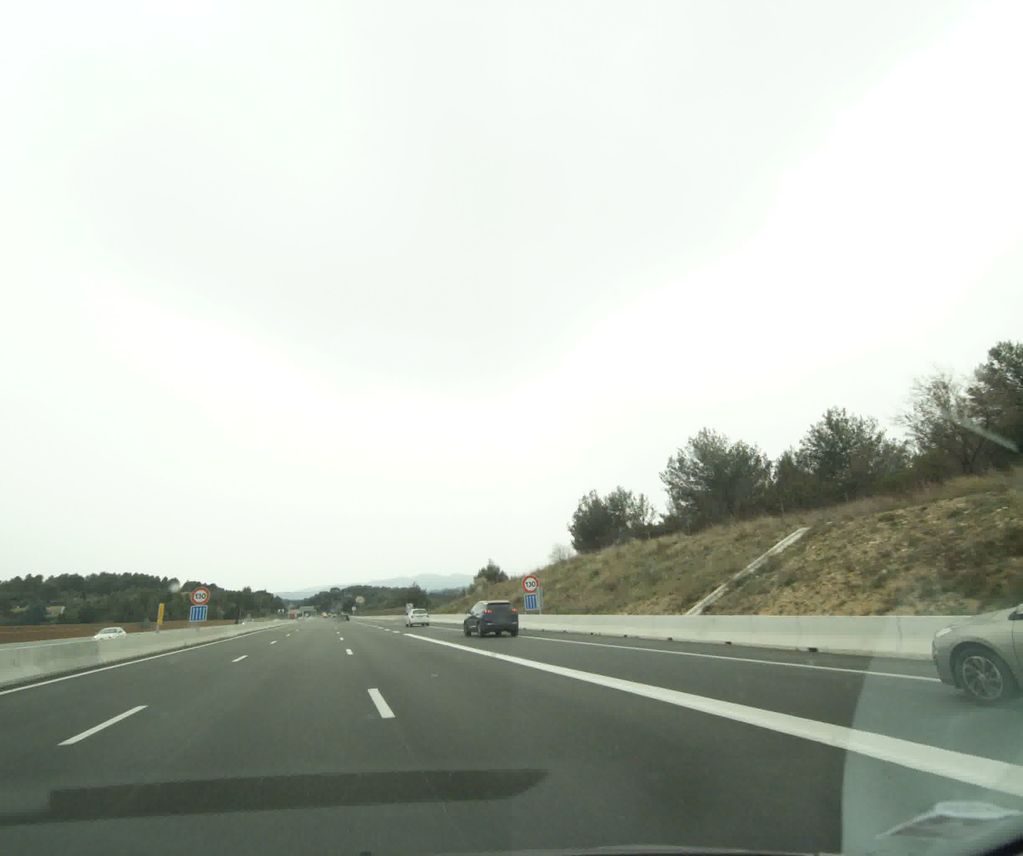
#> input picture backend/mapillary_out/thumbs/1472040826479049.jpg, 1023 x 856 px, found by its file name; its folder holds only this picture in this run
$ python skyline_extractor.py
#> lines starting #> are read from the running program, lines starting #| are printed output that depends on the picture; after the words box and inside, x2 and y2 are one past the last pixel; in counts of white or black regions, pixels touching at a corner belong together; long printed decimals are rounded
import cv2
import numpy as np
import os

def extract_skyline_signature(image_path: str, resize=(256, 128)) -> np.ndarray:
    """
    Extrait une signature fractale simplifiée basée sur la skyline/horizon.

    Args:
        image_path (str): Chemin de l'image.
        resize (tuple): Taille de redimensionnement (w, h).

    Returns:
        np.ndarray: Profil de skyline normalisé (1D).
    """
#> called with resize = (256, 128)
    # Charge image
    img = cv2.imread(image_path)
#> img is the input picture: shape (856, 1023, 3); mean B, G, R 186.6, 195.3, 189.6
    if img is None:
        raise ValueError(f"❌ Impossible de lire {image_path}")

    # Redimensionne
    img = cv2.resize(img, resize)
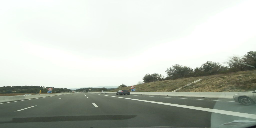
#> img: shape (128, 256, 3); mean B, G, R 186.5, 195.2, 189.6

    # Convertit en niveaux de gris
    gray = cv2.cvtColor(img, cv2.COLOR_BGR2GRAY)
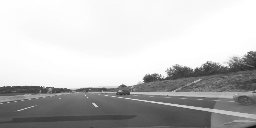
#> gray: shape (128, 256); min 17, max 255, mean 192.6

    # Détection de contours
    edges = cv2.Canny(gray, 100, 200)
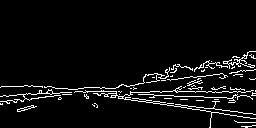
#> edges: shape (128, 256); 5.5% white in thin lines or dots, all inside (x1, y1, x2, y2) = (0, 51, 256, 128)

    # Profil vertical (on prend le premier pixel blanc du haut)
    h, w = edges.shape
#> h = 128; w = 256
    skyline = np.zeros(w, dtype=np.int32)
#> skyline = 256 values from 0 to 0

    for x in range(w):
        col = edges[:, x]
        ys = np.where(col > 0)[0]
        if len(ys) > 0:
            skyline[x] = ys[0]  # Premier contour rencontré
        else:
            skyline[x] = h  # Pas trouvé → met en bas
#> this loop made 256 passes
#> ys on passes 1 to 3: [87, 96, 101, 103, 104], [86, 96, 101, 104], [86, 96, 101, 103, 104]
#> after the loop, skyline = 256 values, max 93 at index 43, min 51 at index 249, mean 76.86

    # Normalise entre [0,1]
    skyline_norm = skyline / h
#> skyline_norm = 256 values, max 0.727 at index 43, min 0.398 at index 249, mean 0.6
    return skyline_norm

if __name__ == "__main__":
    # 📂 Dossier des images Mapillary
    img_dir = "/Users/marco/mapillary_france_adaptive/thumbs"
    files = [f for f in os.listdir(img_dir) if f.endswith(".jpg")]
    if not files:
        raise ValueError("❌ Aucun fichier JPG trouvé dans le dossier !")

    # On prend la première image dispo
    test_img = os.path.join(img_dir, files[0])

    # Exécution
    sig = extract_skyline_signature(test_img)
#> sig has the same summary as skyline_norm in extract_skyline_signature
    print(f"✅ Skyline extraite depuis {test_img}")
    print("   → Shape:", sig.shape)
#|    → Shape: (256,)
    print("   → Exemple (10 premières valeurs):", sig[:10])
#|    → Exemple (10 premières valeurs): [0.6797 0.6719  0.6719  0.6719  0.6719  0.6719  0.6719
#|  0.6719  0.6719  0.6719 ]

$ run again, on backend/mapillary_out/thumbs/1635833049949274.jpg
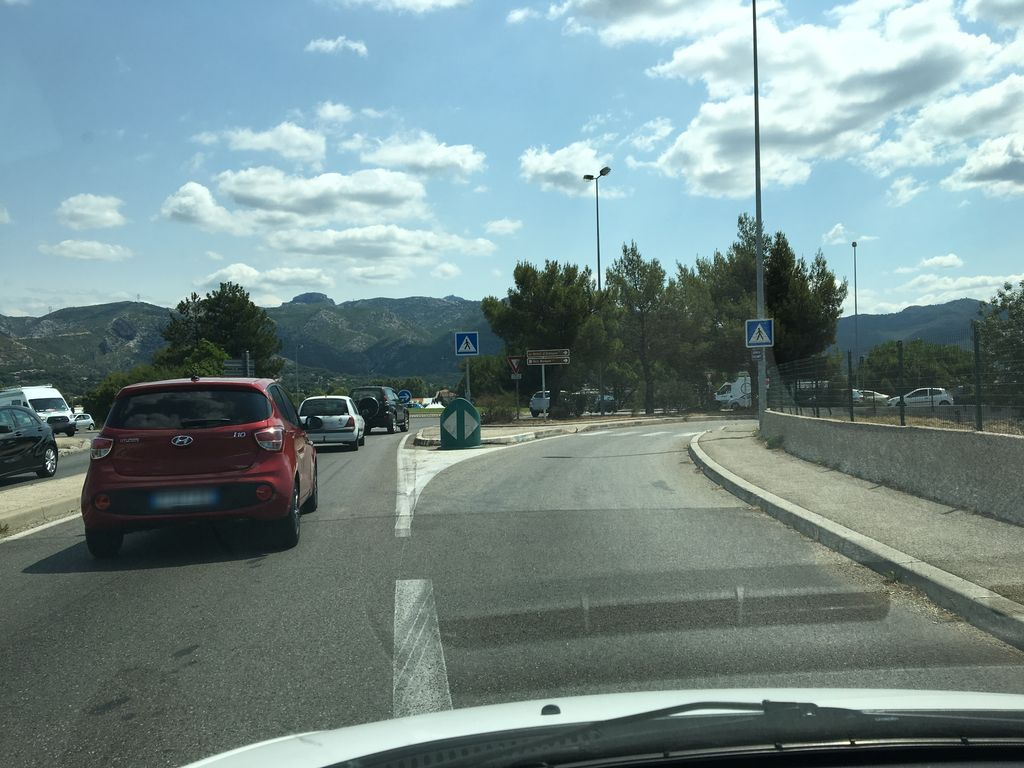
#> input picture backend/mapillary_out/thumbs/1635833049949274.jpg, 1024 x 768 px, found by its file name
#> in extract_skyline_signature, img is the input picture: shape (768, 1024, 3); mean B, G, R 139.4, 139, 117.9
#> img: shape (128, 256, 3)
#> in extract_skyline_signature, `gray = cv2.cvtColor(img, cv2.COLOR_BGR2GRAY)`:
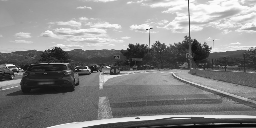
#> gray: shape (128, 256); min 6, max 253, mean 132.9
#> in extract_skyline_signature, `edges = cv2.Canny(gray, 100, 200)`:
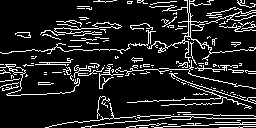
#> edges: shape (128, 256); 12.9% white in thin lines or dots
#> the loop in extract_skyline_signature, `for x in range(w):` made 256 passes
#> ys on passes 1 to 3: [52, 64, 67, 70, 73, 81, 87], [52, 64, 67, 70, 73, 81, 86], [53, 64, 67, 70, 73, 81, 86, 88, 89, 90]
#> after the loop in extract_skyline_signature, `for x in range(w):`: skyline = 256 values, max 53 at index 2, min 0 at index 98, mean 14.87
#> skyline_norm = 256 values, max 0.414 at index 2, min 0 at index 98, mean 0.116
#> sig has the same summary as skyline_norm in extract_skyline_signature
#|    → Shape: (256,)
#|    → Exemple (10 premières valeurs): [0.4062   0.4062   0.4141 0.4141 0.4141 0.4141 0.4141
#|  0.4141 0.4141 0.4062  ]

$ run again, on backend/mapillary_out/thumbs/1654035351455092.jpg
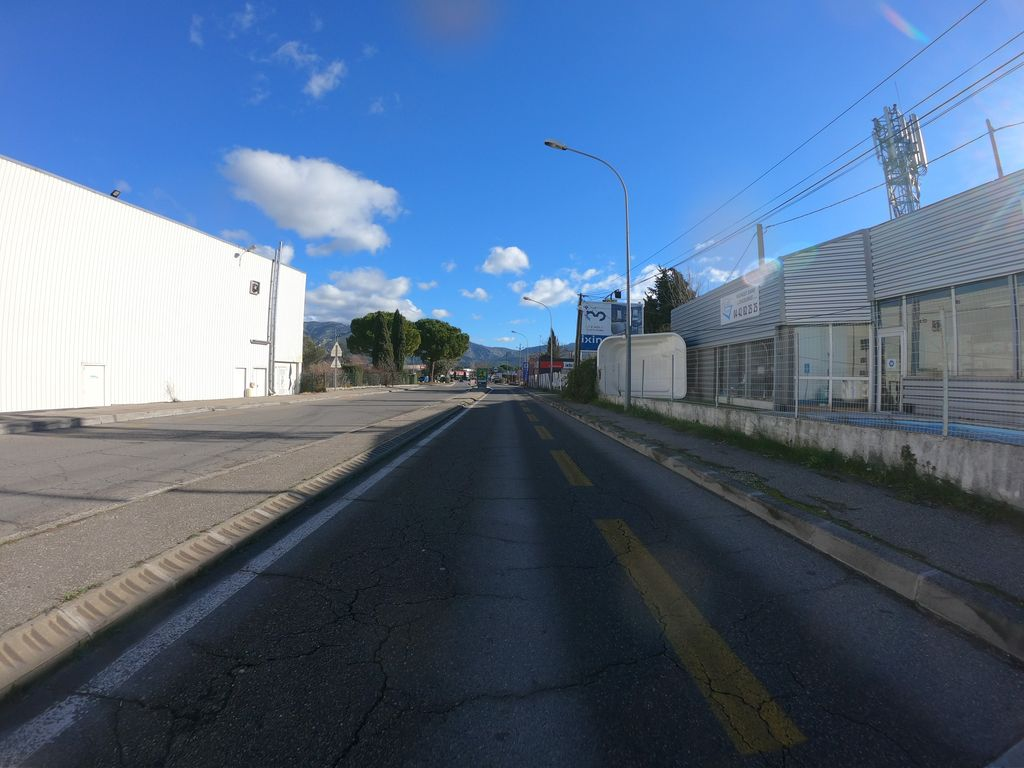
#> input picture backend/mapillary_out/thumbs/1654035351455092.jpg, 1024 x 768 px, found by its file name
#> in extract_skyline_signature, img is the input picture: shape (768, 1024, 3); mean B, G, R 135.8, 107.2, 85.2
#> img: shape (128, 256, 3)
#> in extract_skyline_signature, `gray = cv2.cvtColor(img, cv2.COLOR_BGR2GRAY)`:
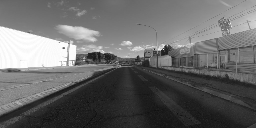
#> gray: shape (128, 256); min 9, max 255, mean 104
#> in extract_skyline_signature, `edges = cv2.Canny(gray, 100, 200)`:
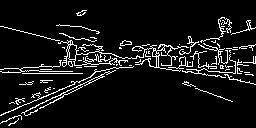
#> edges: shape (128, 256); 8% white in thin lines or dots
#> the loop in extract_skyline_signature, `for x in range(w):` made 256 passes
#> ys on passes 1 to 3: [26, 69, 71, 115, 123], [26, 69, 71, 114, 115, 122], [26, 69, 72, 114, 121, 122]
#> after the loop in extract_skyline_signature, `for x in range(w):`: skyline = 256 values, max 56 at index 117, min 10 at index 82, mean 35.43
#> skyline_norm = 256 values, max 0.438 at index 117, min 0.0781 at index 82, mean 0.277
#> sig has the same summary as skyline_norm in extract_skyline_signature
#|    → Shape: (256,)
#|    → Exemple (10 premières valeurs): [0.2031  0.2031  0.2031  0.2031  0.2109 0.2109 0.2109
#|  0.2109 0.2188   0.2188  ]

$ run again, on backend/mapillary_out/thumbs/1851793168317249.jpg
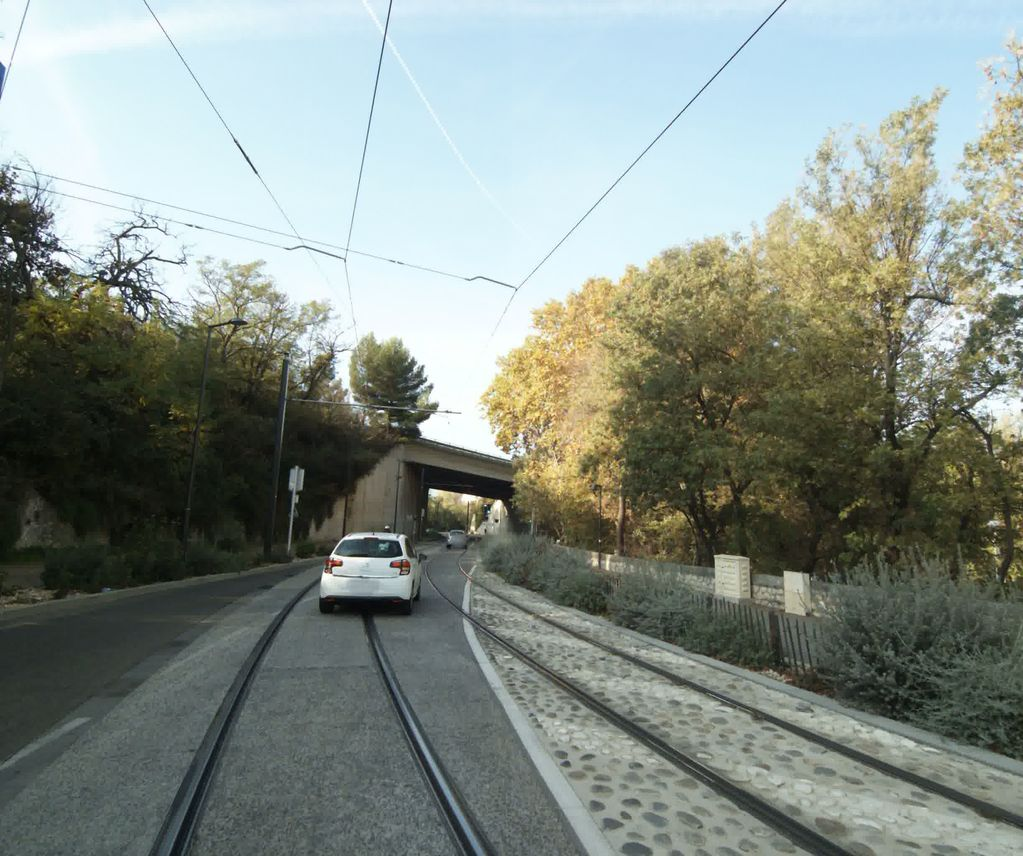
#> input picture backend/mapillary_out/thumbs/1851793168317249.jpg, 1023 x 856 px, found by its file name
#> in extract_skyline_signature, img is the input picture: shape (856, 1023, 3); mean B, G, R 134.9, 141.9, 132.5
#> img: shape (128, 256, 3)
#> in extract_skyline_signature, `gray = cv2.cvtColor(img, cv2.COLOR_BGR2GRAY)`:
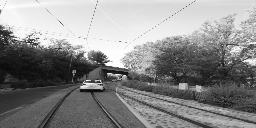
#> gray: shape (128, 256); min 7, max 254, mean 138.1
#> in extract_skyline_signature, `edges = cv2.Canny(gray, 100, 200)`:
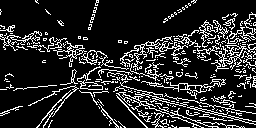
#> edges: shape (128, 256); 16% white in thin lines or dots
#> the loop in extract_skyline_signature, `for x in range(w):` made 256 passes
#> ys on passes 2 to 4: [11, 25, 26, 30, 34, 36, 39, 89, 113, 115], [26, 30, 34, 35, 37, 39, 89, 112, 113, 115], [26, 28, 30, 37, 39, 43, 46, 47, 89, 112, 114]
#> after the loop in extract_skyline_signature, `for x in range(w):`: skyline = 256 values, max 67 at index 114, min 0 at index 35, mean 29.14
#> skyline_norm = 256 values, max 0.523 at index 114, min 0 at index 35, mean 0.228
#> sig has the same summary as skyline_norm in extract_skyline_signature
#|    → Shape: (256,)
#|    → Exemple (10 premières valeurs): [0.07031 0.08594 0.2031  0.2031  0.2031  0.2344  0.2266
#|  0.2266 0.2109 0.2031 ]

$ run again, on backend/mapillary_out/thumbs/1540788629457418.jpg
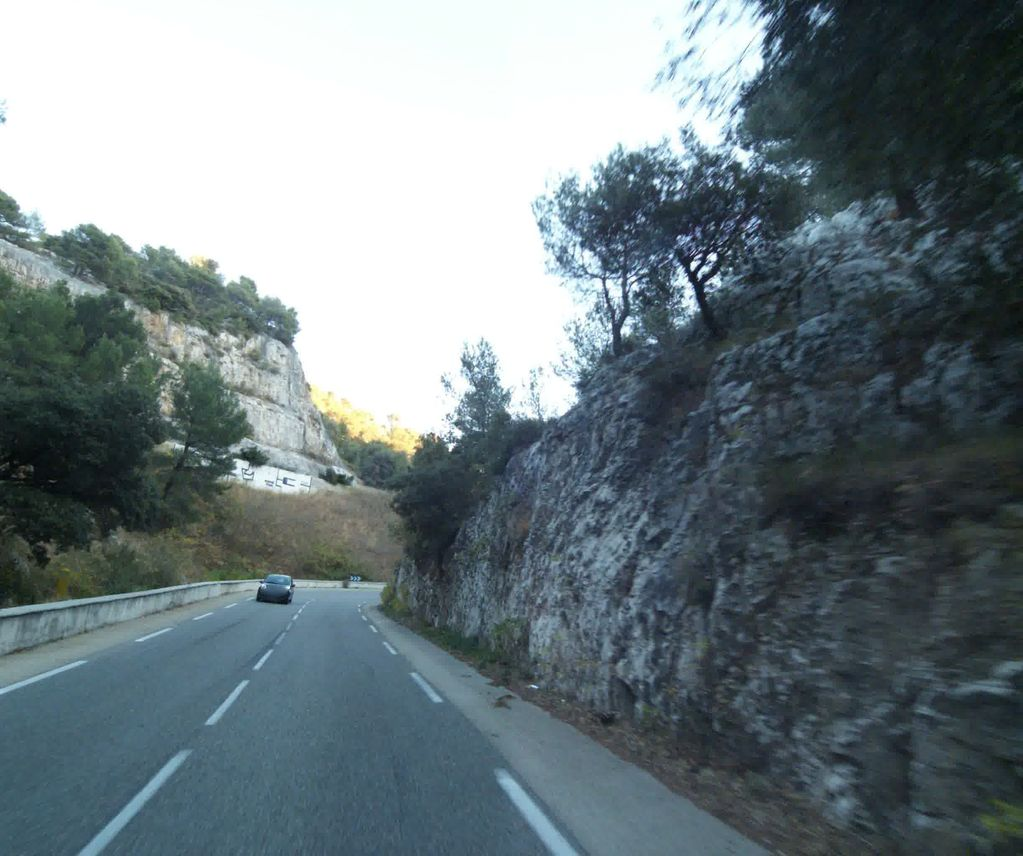
#> input picture backend/mapillary_out/thumbs/1540788629457418.jpg, 1023 x 856 px, found by its file name
#> in extract_skyline_signature, img is the input picture: shape (856, 1023, 3); mean B, G, R 129.5, 124.9, 112
#> img: shape (128, 256, 3)
#> in extract_skyline_signature, `gray = cv2.cvtColor(img, cv2.COLOR_BGR2GRAY)`:
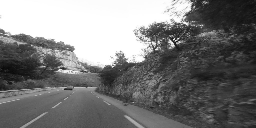
#> gray: shape (128, 256); min 9, max 255, mean 121.4
#> in extract_skyline_signature, `edges = cv2.Canny(gray, 100, 200)`:
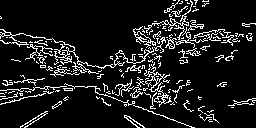
#> edges: shape (128, 256); 11.1% white in thin lines or dots
#> the loop in extract_skyline_signature, `for x in range(w):` made 256 passes
#> ys on passes 1 to 3: [16, 18, 29, 32, 34, 36, 37, 38, 40, 90, 93, 96, 99, 104], [17, 18, 29, 32, 35, 40, 90, 93, 96, 99, 103, 104], [29, 33, 34, 36, 40, 41, 83, 90, 93, 96, 98, 103]
#> after the loop in extract_skyline_signature, `for x in range(w):`: skyline = 256 values, max 67 at index 99, min 0 at index 173, mean 33.75
#> skyline_norm = 256 values, max 0.523 at index 99, min 0 at index 173, mean 0.264
#> sig has the same summary as skyline_norm in extract_skyline_signature
#|    → Shape: (256,)
#|    → Exemple (10 premières valeurs): [0.125     0.1328 0.2266 0.2266 0.2344  0.2422 0.25
#|  0.25      0.25      0.25     ]
